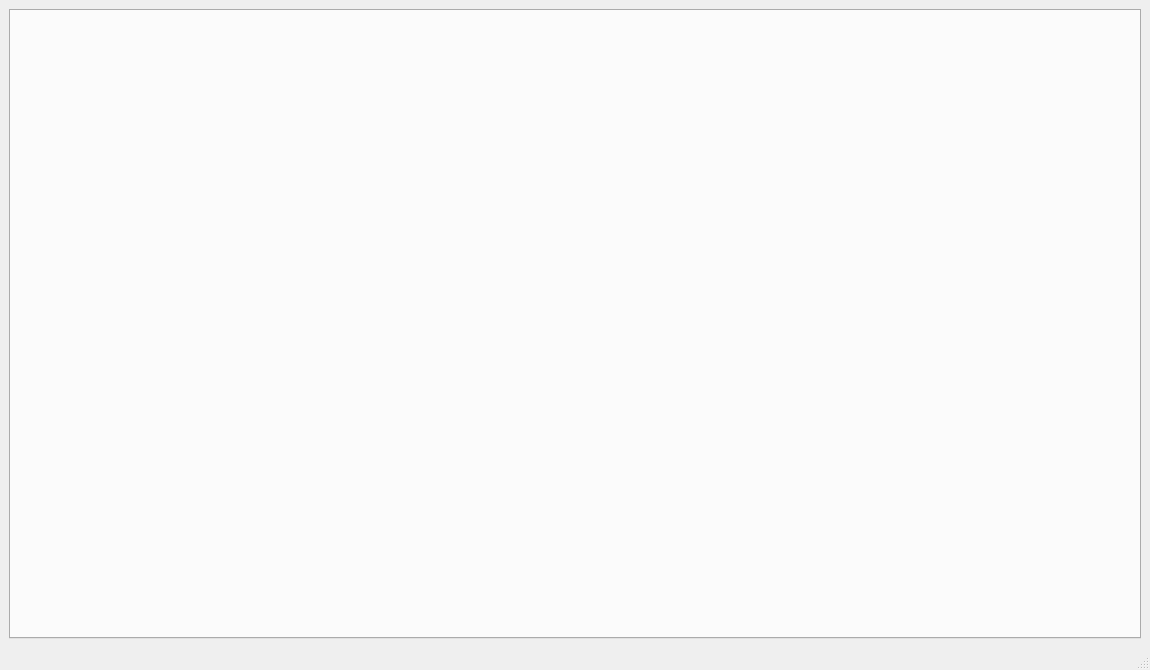
<?xml version="1.0" encoding="UTF-8"?>
<ui version="4.0">
 <class>WindowedPyFDD</class>
 <widget class="QMainWindow" name="WindowedPyFDD">
  <property name="geometry">
   <rect>
    <x>0</x>
    <y>0</y>
    <width>1150</width>
    <height>670</height>
   </rect>
  </property>
  <property name="windowTitle">
   <string>PyFDD</string>
  </property>
  <widget class="QWidget" name="centralwidget">
   <layout class="QGridLayout" name="gridLayout">
    <item row="0" column="0">
     <widget class="QTabWidget" name="maintabs">
      <property name="currentIndex">
       <number>-1</number>
      </property>
     </widget>
    </item>
   </layout>
  </widget>
  <widget class="QMenuBar" name="menubar">
   <property name="geometry">
    <rect>
     <x>0</x>
     <y>0</y>
     <width>1150</width>
     <height>22</height>
    </rect>
   </property>
  </widget>
  <widget class="QStatusBar" name="statusbar"/>
 </widget>
 <resources/>
 <connections/>
</ui>
